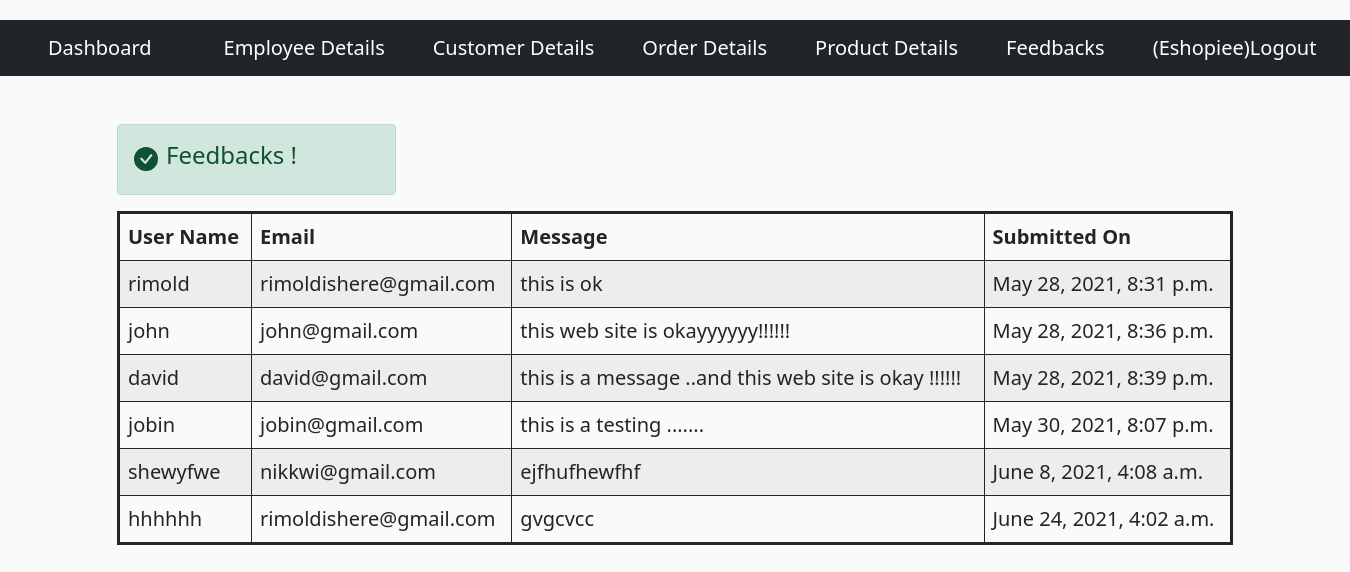
The app's page /dash/listfeedback/ (signed in), older data.
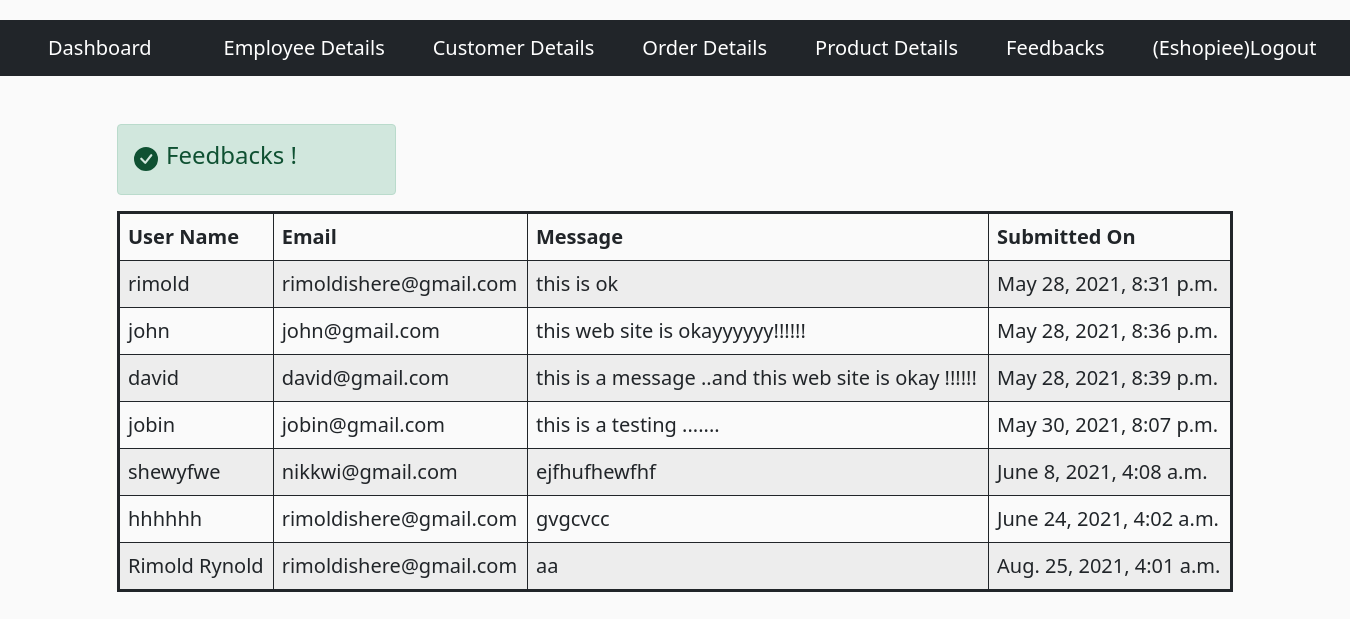
The same page, newer data.
### store/models.py (models this page shows, shortened)
class ContactModel(models.Model):
    name=models.CharField(max_length=200)
    email=models.EmailField()
    message=models.TextField()
    submitted_at = models.DateTimeField(auto_now_add=True)
    updated_at = models.DateTimeField(auto_now=True)

### adminpanel/views.py (the view)
# urls.py: path('listfeedback/',listfeedback.as_view(),name='listfeedback'),
class listfeedback(View):
	template_name = 'list_feedback.html'
	@method_decorator(login_required(login_url='login'))
	def get(self,request):
		feed = ContactModel.objects.all()
		mydictionary={
			'cat': feed
		}
		return render(request,self.template_name,mydictionary)

### adminpanel/templates/list_feedback.html (shortened to what this page needs)
{% extends 'list_product.html' %}
{% block content %}
<div class="container mt-5">
    <div class="alert alert-success d-flex align-items-center w-25" role="alert">
      <h4 class="alert-heading">Feedbacks !</h4>
    </div>
    <table class="
          table table-bordered table-striped table-hover
          lead
          border border-dark border-3
        ">
      <thead>
        <tr>
          <th scope="col">User Name</th>
          <th scope="col">Email</th>
          <th scope="col">Message</th>
          <th scope="col">Submitted On</th>
        </tr>
      </thead>
      <tbody>
        {% for item in cat %}
        <tr>
          <td>{{item.name}}</td>
          <td>{{item.email}}</td>
          <td>{{item.message}}</td>
          <td>{{item.submitted_at}}</td>
        </tr>
        {% endfor %}
      </tbody>
    </table>
  </div>
{% endblock %}

Row changes from the older to the newer data that the page shows:
added ContactModel: name "Rimold Rynold", email "rimoldishere@gmail.com", message "aa", submitted_at "Aug. 25, 2021, 4:01 a.m."
